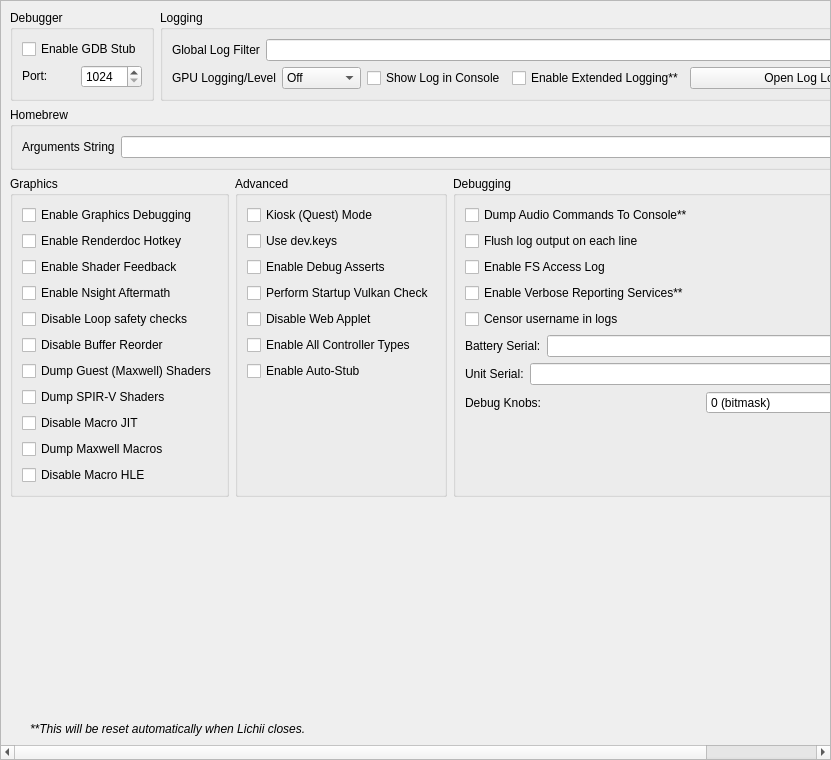
<?xml version="1.0" encoding="UTF-8"?>
<ui version="4.0">
 <class>ConfigureDebug</class>
 <widget class="QScrollArea" name="ConfigureDebug">
  <property name="geometry">
   <rect>
    <x>0</x>
    <y>0</y>
    <width>831</width>
    <height>760</height>
   </rect>
  </property>
  <property name="widgetResizable">
   <bool>true</bool>
  </property>
  <widget class="QWidget" name="widget">
   <property name="geometry">
    <rect>
     <x>0</x>
     <y>0</y>
     <width>829</width>
     <height>758</height>
    </rect>
   </property>
   <layout class="QVBoxLayout" name="verticalLayout_1">
    <item>
     <layout class="QHBoxLayout" name="horizontalLayout">
      <property name="topMargin">
       <number>0</number>
      </property>
      <item>
       <widget class="QGroupBox" name="groupBox">
        <property name="sizePolicy">
         <sizepolicy hsizetype="Preferred" vsizetype="Preferred">
          <horstretch>0</horstretch>
          <verstretch>0</verstretch>
         </sizepolicy>
        </property>
        <property name="title">
         <string>Debugger</string>
        </property>
        <property name="alignment">
         <set>Qt::AlignmentFlag::AlignLeading|Qt::AlignmentFlag::AlignLeft|Qt::AlignmentFlag::AlignTop</set>
        </property>
        <property name="flat">
         <bool>false</bool>
        </property>
        <property name="checkable">
         <bool>false</bool>
        </property>
        <layout class="QVBoxLayout" name="verticalLayout_3">
         <item>
          <widget class="QWidget" name="debug_widget" native="true">
           <property name="sizePolicy">
            <sizepolicy hsizetype="Preferred" vsizetype="Maximum">
             <horstretch>0</horstretch>
             <verstretch>0</verstretch>
            </sizepolicy>
           </property>
           <layout class="QVBoxLayout" name="verticalLayout">
            <property name="sizeConstraint">
             <enum>QLayout::SizeConstraint::SetDefaultConstraint</enum>
            </property>
            <property name="leftMargin">
             <number>0</number>
            </property>
            <property name="topMargin">
             <number>0</number>
            </property>
            <property name="rightMargin">
             <number>0</number>
            </property>
            <property name="bottomMargin">
             <number>0</number>
            </property>
            <item>
             <widget class="QCheckBox" name="toggle_gdbstub">
              <property name="sizePolicy">
               <sizepolicy hsizetype="Maximum" vsizetype="Maximum">
                <horstretch>0</horstretch>
                <verstretch>0</verstretch>
               </sizepolicy>
              </property>
              <property name="text">
               <string>Enable GDB Stub</string>
              </property>
             </widget>
            </item>
            <item>
             <widget class="QWidget" name="horizontalWidget_3" native="true">
              <property name="sizePolicy">
               <sizepolicy hsizetype="Preferred" vsizetype="Maximum">
                <horstretch>0</horstretch>
                <verstretch>0</verstretch>
               </sizepolicy>
              </property>
              <layout class="QHBoxLayout" name="horizontalLayout_3">
               <property name="leftMargin">
                <number>0</number>
               </property>
               <property name="topMargin">
                <number>0</number>
               </property>
               <property name="rightMargin">
                <number>0</number>
               </property>
               <property name="bottomMargin">
                <number>0</number>
               </property>
               <item>
                <widget class="QLabel" name="label_11">
                 <property name="sizePolicy">
                  <sizepolicy hsizetype="Minimum" vsizetype="Maximum">
                   <horstretch>0</horstretch>
                   <verstretch>0</verstretch>
                  </sizepolicy>
                 </property>
                 <property name="text">
                  <string>Port:</string>
                 </property>
                </widget>
               </item>
               <item>
                <widget class="QSpinBox" name="gdbport_spinbox">
                 <property name="sizePolicy">
                  <sizepolicy hsizetype="Preferred" vsizetype="Maximum">
                   <horstretch>0</horstretch>
                   <verstretch>0</verstretch>
                  </sizepolicy>
                 </property>
                 <property name="minimum">
                  <number>1024</number>
                 </property>
                 <property name="maximum">
                  <number>65535</number>
                 </property>
                </widget>
               </item>
              </layout>
             </widget>
            </item>
           </layout>
          </widget>
         </item>
        </layout>
       </widget>
      </item>
      <item>
       <widget class="QGroupBox" name="groupBox_2">
        <property name="sizePolicy">
         <sizepolicy hsizetype="Expanding" vsizetype="Preferred">
          <horstretch>0</horstretch>
          <verstretch>0</verstretch>
         </sizepolicy>
        </property>
        <property name="title">
         <string>Logging</string>
        </property>
        <layout class="QGridLayout" name="gridLayout_1">
         <item row="0" column="0" colspan="4">
          <widget class="QWidget" name="logging_widget" native="true">
           <property name="sizePolicy">
            <sizepolicy hsizetype="Preferred" vsizetype="Maximum">
             <horstretch>0</horstretch>
             <verstretch>0</verstretch>
            </sizepolicy>
           </property>
           <layout class="QHBoxLayout" name="horizontalLayout_1">
            <property name="leftMargin">
             <number>0</number>
            </property>
            <property name="topMargin">
             <number>0</number>
            </property>
            <property name="rightMargin">
             <number>0</number>
            </property>
            <property name="bottomMargin">
             <number>0</number>
            </property>
            <item>
             <widget class="QLabel" name="label_1">
              <property name="sizePolicy">
               <sizepolicy hsizetype="Preferred" vsizetype="Preferred">
                <horstretch>0</horstretch>
                <verstretch>0</verstretch>
               </sizepolicy>
              </property>
              <property name="text">
               <string>Global Log Filter</string>
              </property>
             </widget>
            </item>
            <item>
             <widget class="QLineEdit" name="log_filter_edit"/>
            </item>
           </layout>
          </widget>
         </item>
         <item row="1" column="0">
          <widget class="QWidget" name="gpu_log_level_widget" native="true">
           <property name="sizePolicy">
            <sizepolicy hsizetype="Preferred" vsizetype="Maximum">
             <horstretch>0</horstretch>
             <verstretch>0</verstretch>
            </sizepolicy>
           </property>
           <layout class="QHBoxLayout" name="gpu_log_level_layout">
            <property name="leftMargin">
             <number>0</number>
            </property>
            <property name="topMargin">
             <number>0</number>
            </property>
            <property name="rightMargin">
             <number>0</number>
            </property>
            <property name="bottomMargin">
             <number>0</number>
            </property>
            <item>
             <widget class="QLabel" name="gpu_log_level_label">
              <property name="text">
               <string>GPU Logging/Level</string>
              </property>
             </widget>
            </item>
            <item>
             <widget class="QComboBox" name="gpu_log_level">
              <property name="toolTip">
               <string>Detail level for GPU logs. Off disables logging entirely.</string>
              </property>
              <item>
               <property name="text">
                <string>Off</string>
               </property>
              </item>
              <item>
               <property name="text">
                <string>Errors</string>
               </property>
              </item>
              <item>
               <property name="text">
                <string>Standard</string>
               </property>
              </item>
              <item>
               <property name="text">
                <string>Verbose</string>
               </property>
              </item>
              <item>
               <property name="text">
                <string>All</string>
               </property>
              </item>
             </widget>
            </item>
           </layout>
          </widget>
         </item>
         <item row="1" column="1">
          <widget class="QCheckBox" name="toggle_console">
           <property name="text">
            <string>Show Log in Console</string>
           </property>
          </widget>
         </item>
         <item row="1" column="2">
          <widget class="QCheckBox" name="extended_logging">
           <property name="enabled">
            <bool>true</bool>
           </property>
           <property name="toolTip">
            <string>When checked, the max size of the log increases from 100 MB to 1 GB</string>
           </property>
           <property name="text">
            <string>Enable Extended Logging**</string>
           </property>
          </widget>
         </item>
         <item row="1" column="3">
          <widget class="QPushButton" name="open_log_button">
           <property name="sizePolicy">
            <sizepolicy hsizetype="Expanding" vsizetype="Maximum">
             <horstretch>1</horstretch>
             <verstretch>0</verstretch>
            </sizepolicy>
           </property>
           <property name="minimumSize">
            <size>
             <width>250</width>
             <height>0</height>
            </size>
           </property>
           <property name="text">
            <string>Open Log Location</string>
           </property>
          </widget>
         </item>
        </layout>
       </widget>
      </item>
     </layout>
    </item>
    <item>
     <widget class="QGroupBox" name="groupBox_3">
      <property name="title">
       <string>Homebrew</string>
      </property>
      <layout class="QVBoxLayout" name="verticalLayout_5">
       <item>
        <layout class="QHBoxLayout" name="horizontalLayout_4">
         <item>
          <widget class="QLabel" name="label_3">
           <property name="text">
            <string>Arguments String</string>
           </property>
          </widget>
         </item>
         <item>
          <widget class="QLineEdit" name="homebrew_args_edit"/>
         </item>
        </layout>
       </item>
      </layout>
     </widget>
    </item>
    <item>
     <layout class="QHBoxLayout" name="horizontalLayout_2">
      <item>
       <widget class="QGroupBox" name="groupBox_4">
        <property name="title">
         <string>Graphics</string>
        </property>
        <layout class="QGridLayout" name="gridLayout_2">
         <item row="4" column="0">
          <widget class="QCheckBox" name="disable_loop_safety_checks">
           <property name="toolTip">
            <string>When checked, it executes shaders without loop logic changes</string>
           </property>
           <property name="text">
            <string>Disable Loop safety checks</string>
           </property>
          </widget>
         </item>
         <item row="9" column="0">
          <widget class="QCheckBox" name="dump_macros">
           <property name="enabled">
            <bool>true</bool>
           </property>
           <property name="toolTip">
            <string>When checked, it will dump all the macro programs of the GPU</string>
           </property>
           <property name="text">
            <string>Dump Maxwell Macros</string>
           </property>
          </widget>
         </item>
         <item row="3" column="0">
          <widget class="QCheckBox" name="enable_nsight_aftermath">
           <property name="toolTip">
            <string>When checked, it enables Nsight Aftermath crash dumps</string>
           </property>
           <property name="text">
            <string>Enable Nsight Aftermath</string>
           </property>
          </widget>
         </item>
         <item row="6" column="0">
          <widget class="QCheckBox" name="dump_guest_shaders">
           <property name="enabled">
            <bool>true</bool>
           </property>
           <property name="toolTip">
            <string>When checked, it will dump original Maxwell guest shader bytecode (the input to the recompiler) as .ash files under DumpDir/shaders/. Useful for inspection with nvdisasm.</string>
           </property>
           <property name="text">
            <string>Dump Guest (Maxwell) Shaders</string>
           </property>
          </widget>
         </item>
         <item row="1" column="0">
          <widget class="QCheckBox" name="enable_renderdoc_hotkey">
           <property name="text">
            <string>Enable Renderdoc Hotkey</string>
           </property>
          </widget>
         </item>
         <item row="8" column="0">
          <widget class="QCheckBox" name="disable_macro_jit">
           <property name="enabled">
            <bool>true</bool>
           </property>
           <property name="toolTip">
            <string>When checked, it disables the macro Just In Time compiler. Enabling this makes games run slower</string>
           </property>
           <property name="text">
            <string>Disable Macro JIT</string>
           </property>
          </widget>
         </item>
         <item row="10" column="0">
          <widget class="QCheckBox" name="disable_macro_hle">
           <property name="enabled">
            <bool>true</bool>
           </property>
           <property name="toolTip">
            <string>When checked, it disables the macro HLE functions. Enabling this makes games run slower</string>
           </property>
           <property name="text">
            <string>Disable Macro HLE</string>
           </property>
          </widget>
         </item>
         <item row="0" column="0">
          <widget class="QCheckBox" name="enable_graphics_debugging">
           <property name="enabled">
            <bool>true</bool>
           </property>
           <property name="toolTip">
            <string>When checked, the graphics API enters a slower debugging mode</string>
           </property>
           <property name="text">
            <string>Enable Graphics Debugging</string>
           </property>
          </widget>
         </item>
         <item row="11" column="0">
          <spacer name="verticalSpacer_5">
           <property name="orientation">
            <enum>Qt::Orientation::Vertical</enum>
           </property>
           <property name="sizeType">
            <enum>QSizePolicy::Policy::Preferred</enum>
           </property>
           <property name="sizeHint" stdset="0">
            <size>
             <width>20</width>
             <height>0</height>
            </size>
           </property>
          </spacer>
         </item>
         <item row="2" column="0">
          <widget class="QCheckBox" name="enable_shader_feedback">
           <property name="toolTip">
            <string>When checked, Lichii will log statistics about the compiled pipeline cache</string>
           </property>
           <property name="text">
            <string>Enable Shader Feedback</string>
           </property>
          </widget>
         </item>
         <item row="5" column="0">
          <widget class="QCheckBox" name="disable_buffer_reorder">
           <property name="toolTip">
            <string>&lt;html&gt;&lt;head/&gt;&lt;body&gt;&lt;p&gt;When checked, disables reordering of mapped memory uploads which allows to associate uploads with specific draws. May reduce performance in some cases.&lt;/p&gt;&lt;/body&gt;&lt;/html&gt;</string>
           </property>
           <property name="text">
            <string>Disable Buffer Reorder</string>
           </property>
          </widget>
         </item>
         <item row="7" column="0">
          <widget class="QCheckBox" name="gpu_log_shader_dumps">
           <property name="toolTip">
            <string>When checked, it will dump the recompiler's output SPIR-V binaries (.spv) under LogDir/shaders/. Inspect via SPIRV-Tools (spirv-dis / spirv-cross / spirv-val) or RenderDoc.</string>
           </property>
           <property name="text">
            <string>Dump SPIR-V Shaders</string>
           </property>
          </widget>
         </item>
        </layout>
       </widget>
      </item>
      <item>
       <widget class="QGroupBox" name="groupBox_6">
        <property name="title">
         <string>Advanced</string>
        </property>
        <layout class="QGridLayout" name="gridLayout_4">
         <item row="3" column="0">
          <widget class="QCheckBox" name="perform_vulkan_check">
           <property name="toolTip">
            <string>Enables Lichii to check for a working Vulkan environment when the program starts up. Disable this if this is causing issues with external programs seeing Lichii.</string>
           </property>
           <property name="text">
            <string>Perform Startup Vulkan Check</string>
           </property>
          </widget>
         </item>
         <item row="4" column="0">
          <widget class="QCheckBox" name="disable_web_applet">
           <property name="text">
            <string>Disable Web Applet</string>
           </property>
          </widget>
         </item>
         <item row="5" column="0">
          <widget class="QCheckBox" name="enable_all_controllers">
           <property name="text">
            <string>Enable All Controller Types</string>
           </property>
          </widget>
         </item>
         <item row="6" column="0">
          <widget class="QCheckBox" name="use_auto_stub">
           <property name="text">
            <string>Enable Auto-Stub</string>
           </property>
          </widget>
         </item>
         <item row="0" column="0">
          <widget class="QCheckBox" name="quest_flag">
           <property name="text">
            <string>Kiosk (Quest) Mode</string>
           </property>
          </widget>
         </item>
         <item row="1" column="0">
          <widget class="QCheckBox" name="use_dev_keys">
           <property name="text">
            <string>Use dev.keys</string>
           </property>
          </widget>
         </item>
         <item row="2" column="0">
          <widget class="QCheckBox" name="use_debug_asserts">
           <property name="text">
            <string>Enable Debug Asserts</string>
           </property>
          </widget>
         </item>
         <item row="7" column="0">
          <spacer name="verticalSpacer_4">
           <property name="orientation">
            <enum>Qt::Orientation::Vertical</enum>
           </property>
           <property name="sizeType">
            <enum>QSizePolicy::Policy::Expanding</enum>
           </property>
           <property name="sizeHint" stdset="0">
            <size>
             <width>20</width>
             <height>0</height>
            </size>
           </property>
          </spacer>
         </item>
        </layout>
       </widget>
      </item>
      <item>
       <widget class="QGroupBox" name="groupBox_5">
        <property name="title">
         <string>Debugging</string>
        </property>
        <layout class="QGridLayout" name="gridLayout_3">
         <item row="6" column="0">
          <widget class="QWidget" name="serial_battery_widget" native="true">
           <property name="sizePolicy">
            <sizepolicy hsizetype="Preferred" vsizetype="Maximum">
             <horstretch>0</horstretch>
             <verstretch>0</verstretch>
            </sizepolicy>
           </property>
           <layout class="QHBoxLayout" name="horizontalLayout_11">
            <property name="leftMargin">
             <number>0</number>
            </property>
            <property name="topMargin">
             <number>0</number>
            </property>
            <property name="rightMargin">
             <number>0</number>
            </property>
            <property name="bottomMargin">
             <number>0</number>
            </property>
            <item>
             <widget class="QLabel" name="label_12">
              <property name="sizePolicy">
               <sizepolicy hsizetype="Preferred" vsizetype="Preferred">
                <horstretch>0</horstretch>
                <verstretch>0</verstretch>
               </sizepolicy>
              </property>
              <property name="text">
               <string>Battery Serial:</string>
              </property>
             </widget>
            </item>
            <item>
             <widget class="QLineEdit" name="serial_battery_edit"/>
            </item>
           </layout>
          </widget>
         </item>
         <item row="8" column="0">
          <widget class="QWidget" name="debug_knobs_widget" native="true">
           <property name="sizePolicy">
            <sizepolicy hsizetype="Preferred" vsizetype="Maximum">
             <horstretch>0</horstretch>
             <verstretch>0</verstretch>
            </sizepolicy>
           </property>
           <layout class="QHBoxLayout" name="horizontalLayout_debug_knobs">
            <property name="leftMargin">
             <number>0</number>
            </property>
            <property name="topMargin">
             <number>0</number>
            </property>
            <property name="rightMargin">
             <number>0</number>
            </property>
            <property name="bottomMargin">
             <number>0</number>
            </property>
            <item>
             <widget class="QLabel" name="label_debug_knobs">
              <property name="sizePolicy">
               <sizepolicy hsizetype="Preferred" vsizetype="Preferred">
                <horstretch>0</horstretch>
                <verstretch>0</verstretch>
               </sizepolicy>
              </property>
              <property name="text">
               <string>Debug Knobs:</string>
              </property>
             </widget>
            </item>
            <item>
             <widget class="QSpinBox" name="debug_knobs_spinbox">
              <property name="minimum">
               <number>0</number>
              </property>
              <property name="maximum">
               <number>65535</number>
              </property>
              <property name="toolTip">
               <string>Bitmask for quick development toggles</string>
              </property>
              <property name="statusTip">
               <string>Set debug knobs (bitmask)</string>
              </property>
              <property name="whatsThis">
               <string>16-bit debug knob set for quick development toggles</string>
              </property>
              <property name="suffix">
               <string> (bitmask)</string>
              </property>
             </widget>
            </item>
           </layout>
          </widget>
         </item>
         <item row="7" column="0">
          <widget class="QWidget" name="serial_board_widget" native="true">
           <property name="sizePolicy">
            <sizepolicy hsizetype="Preferred" vsizetype="Maximum">
             <horstretch>0</horstretch>
             <verstretch>0</verstretch>
            </sizepolicy>
           </property>
           <layout class="QHBoxLayout" name="horizontalLayout_12">
            <property name="leftMargin">
             <number>0</number>
            </property>
            <property name="topMargin">
             <number>0</number>
            </property>
            <property name="rightMargin">
             <number>0</number>
            </property>
            <property name="bottomMargin">
             <number>0</number>
            </property>
            <item>
             <widget class="QLabel" name="label_13">
              <property name="sizePolicy">
               <sizepolicy hsizetype="Preferred" vsizetype="Preferred">
                <horstretch>0</horstretch>
                <verstretch>0</verstretch>
               </sizepolicy>
              </property>
              <property name="text">
               <string>Unit Serial:</string>
              </property>
             </widget>
            </item>
            <item>
             <widget class="QLineEdit" name="serial_board_edit"/>
            </item>
           </layout>
          </widget>
         </item>
         <item row="20" column="0">
          <spacer name="verticalSpacer_3">
           <property name="orientation">
            <enum>Qt::Orientation::Vertical</enum>
           </property>
           <property name="sizeType">
            <enum>QSizePolicy::Policy::Expanding</enum>
           </property>
           <property name="sizeHint" stdset="0">
            <size>
             <width>20</width>
             <height>0</height>
            </size>
           </property>
          </spacer>
         </item>
         <item row="1" column="0">
          <widget class="QCheckBox" name="dump_audio_commands">
           <property name="toolTip">
            <string>Enable this to output the latest generated audio command list to the console. Only affects games using the audio renderer.</string>
           </property>
           <property name="text">
            <string>Dump Audio Commands To Console**</string>
           </property>
          </widget>
         </item>
         <item row="2" column="0">
          <widget class="QCheckBox" name="flush_line">
           <property name="text">
            <string>Flush log output on each line</string>
           </property>
          </widget>
         </item>
         <item row="3" column="0">
          <widget class="QCheckBox" name="fs_access_log">
           <property name="text">
            <string>Enable FS Access Log</string>
           </property>
          </widget>
         </item>
         <item row="4" column="0">
          <widget class="QCheckBox" name="reporting_services">
           <property name="text">
            <string>Enable Verbose Reporting Services**</string>
           </property>
          </widget>
         </item>
         <item row="5" column="0">
          <widget class="QCheckBox" name="censor_username">
           <property name="text">
            <string>Censor username in logs</string>
           </property>
          </widget>
         </item>
        </layout>
       </widget>
      </item>
     </layout>
    </item>
    <item>
     <spacer name="verticalSpacer">
      <property name="orientation">
       <enum>Qt::Orientation::Vertical</enum>
      </property>
      <property name="sizeHint" stdset="0">
       <size>
        <width>20</width>
        <height>0</height>
       </size>
      </property>
     </spacer>
    </item>
    <item>
     <widget class="QLabel" name="label_5">
      <property name="sizePolicy">
       <sizepolicy hsizetype="Expanding" vsizetype="Preferred">
        <horstretch>0</horstretch>
        <verstretch>0</verstretch>
       </sizepolicy>
      </property>
      <property name="font">
       <font>
        <italic>true</italic>
       </font>
      </property>
      <property name="text">
    <string>**This will be reset automatically when Lichii closes.</string>
      </property>
      <property name="indent">
       <number>20</number>
      </property>
     </widget>
    </item>
   </layout>
  </widget>
 </widget>
 <tabstops>
  <tabstop>log_filter_edit</tabstop>
  <tabstop>toggle_console</tabstop>
  <tabstop>extended_logging</tabstop>
  <tabstop>open_log_button</tabstop>
  <tabstop>homebrew_args_edit</tabstop>
  <tabstop>enable_graphics_debugging</tabstop>
  <tabstop>enable_shader_feedback</tabstop>
  <tabstop>enable_nsight_aftermath</tabstop>
  <tabstop>fs_access_log</tabstop>
  <tabstop>reporting_services</tabstop>
  <tabstop>quest_flag</tabstop>
  <tabstop>use_debug_asserts</tabstop>
 </tabstops>
 <resources/>
 <connections/>
</ui>
